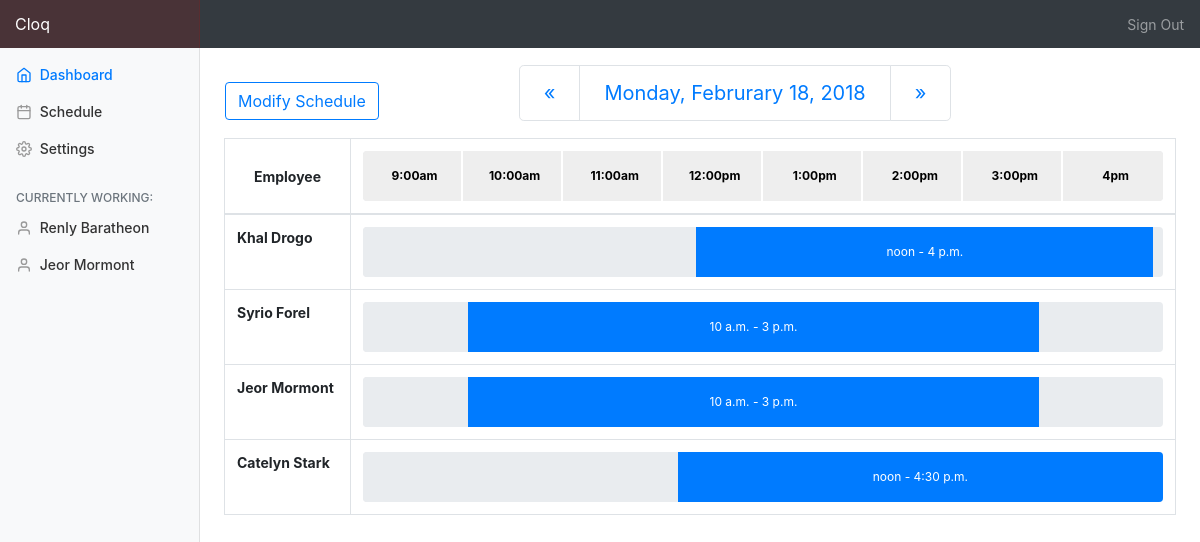
The page /cloq/admin_schedule on the database its author committed.
### Cloq/models.py (models this page shows, shortened)
class user(models.Model):
    uid = models.AutoField(primary_key = True, help_text="User identifier.")
    usertype = models.IntegerField(help_text = "User type (1 = user, 2 = admin).")
    firstname = models.CharField(max_length=100, help_text = "First name.")
    lastname = models.CharField(max_length=100, help_text = "Last name.")
    username = models.CharField(max_length=30, help_text = "Username.")
    password = models.CharField(max_length=255, help_text = "Hashed user password.")
    email = models.EmailField(help_text = "User email.")
    notification = models.BooleanField(help_text = "Receive email notifications?")
    pronoun = models.CharField(max_length=30,blank=True,default="they/them/theirs", help_text = "User pronouns.")
    phone_regex = RegexValidator(regex=r'^(\+\d{1,2}\s)?\(?\d{3}\)?[\s.-]\d{3}[\s.-]\d{4}$', message="Phone number must be entered in the format: '+1 (888) 888-8888'.")
    phone = models.CharField(validators=[phone_regex], max_length=20, help_text = "User phone number.", default="+1 (888) 888-8888")
    overtime = models.BooleanField(help_text = "Work overtime?")

class time(models.Model):
    tid = models.AutoField(primary_key = True, help_text = "Timestamp identifier.")
    timetype = models.IntegerField(help_text = "Time type (1 = punch in, 2 = punch out, 3 = shift, 4 = unavailable, 5 = request)")
    start = models.DateTimeField(default=datetime.now, help_text = "Start datetime.")
    end = models.DateTimeField(default=datetime.now, help_text = "End datetime.")
    uid = models.IntegerField(help_text = "Associated user ID.")

### Cloq/views.py (the view)
# urls.py: path('admin_schedule', views.admin_schedule, name = "admin_schedule"),
def admin_schedule(request):
    return render(
        request,
        'catalog/admin_schedule.html',
        context={**{'week_sched': get_week_schedule_by_user()},
                 **template()}
    )

### Cloq/views.py (called while the page is built)
def get_current_user():
    return user.objects.all()[3]

def get_date(year_num:int, month_num:int, day_num:int):
    return date(year=year_num, month=month_num, day=day_num)

def template():
    current_user = get_current_user()
    return {'current_user': current_user, 'working': get_current_working(),
            'current_day': date(year=2018, month=4, day=2),  # right now just gets from the week that we have set up in data
            'USER': USER, 'ADMIN': ADMIN,
            'OVERTIME': OVERTIME, 'NO_OVERTIME': NO_OVERTIME,
            'ALL_VIEW': ALL_VIEW, 'ADMIN_VIEW': ADMIN_VIEW,
            'PUNCH_IN': PUNCH_IN, 'PUNCH_OUT': PUNCH_OUT, 'SHIFT': SHIFT, 'UNAVAILABLE': UNAVAILABLE, 'REQUEST': REQUEST}

def get_current_working():
    working = list()
    uids = set()
    for time_obj in time.objects.all():
        uids.add(time_obj.uid)
    for uid_obj in uids:
        if is_working(uid_obj):
            working.append(uid_obj)
    return list(map(lambda x: user.objects.filter(uid=x)[0], working))

def is_working(uid_obj):
    for time_obj in time.objects.filter(uid=uid_obj).order_by('start').reverse():
        if time_obj.timetype == PUNCH_OUT:
            return False
        elif time_obj.timetype == PUNCH_IN:
            return True
    return False

def time_subtract(start, finish):
    d =finish - start
    d = (d.seconds)/(7*3600)*100
    return d

### templates/catalog/admin_schedule.html (shortened to what this page needs)
{% extends "template.html" %}
{% block content %}
{% load static %}
<link href= "{% static 'css/scheduler.css' %}" rel="stylesheet">
<table>
    <td style="width:10%">
        <button type="button" class="btn btn-outline-primary">Modify Schedule</button>
    </td>
    <td style="width:80%">
        <nav aria-label="Scheduler">
          <ul class="pagination justify-content-center pagination-lg">
            <li class="page-item">
              <a class="page-link" href="#" aria-label="Previous">
                <span aria-hidden="true">&laquo;</span>
              </a>
            </li>
            <li class="page-item">
              <a class="page-link" href="#">Monday, Februrary 18, 2018</a>
            </li>
            <li class="page-item">
              <a class="page-link" href="#" aria-label="Next">
                <span aria-hidden="true">&raquo;</span>
              </a>
            </li>
          </ul>
        </nav>
    </td>
    <td style="width:10%">
    </td>
</table>
<div class="table-responsive">
  <table class="table table-hover table-bordered scheduler">
    <thead>
      <tr>
        <th scope="col" style="text-align:center; vertical-align:middle;">Employee</th>
        <th scope="col">
          <div class="progress headschedule">
            <div class="progress-bar" role="progressbar">9:00am</div>
            <div class="progress-bar" role="progressbar">10:00am</div>
            <div class="progress-bar" role="progressbar">11:00am</div>
            <div class="progress-bar" role="progressbar">12:00pm</div>
            <div class="progress-bar" role="progressbar">1:00pm</div>
            <div class="progress-bar" role="progressbar">2:00pm</div>
            <div class="progress-bar" role="progressbar">3:00pm</div>
            <div class="progress-bar" role="progressbar">4pm</div>
          </div>
        </th>
      </tr>
    </thead>
    <tbody>
        {% for user in week_sched %}
        {% if user.2 %}
        <tr>
            <th scope="row">{{user.0}} {{user.1}}</th>
        <td>
            <div class="progress">
                {% for t in user.2%}
                <div class="progress-bar filler" role="progressbar" style="width: {{t.1}}%"></div>
                <div class="progress-bar" role="progressbar" style="width: {{t.2}}%">{{t.0.start.time}} - {{t.0.end.time}}</div>
                {%endfor%}
            </div>
        </td>
        </tr>
        {% endif %}
        {% endfor %}
    </tbody>
  </table>
</div>
{% endblock %}

### templates/template.html (shortened to what this page needs)
<!doctype html>
<html lang="en">
<head>
    {% load static %}
    <link rel="stylesheet" href="{% static 'css/bootstrap.min.css' %}">
    <link href="{% static 'css/dashboard.css' %}" rel="stylesheet">
</head>
<body>
    <nav class="navbar navbar-dark sticky-top bg-dark flex-md-nowrap p-0">
        <a class="navbar-brand col-sm-3 col-md-2 mr-0" href="#">Cloq</a>
        <ul class="navbar-nav px-3">
            <li class="nav-item text-nowrap">
                <a class="nav-link" href="catalog/logout.html">Sign Out</a>
            </li>
        </ul>
    </nav>
    <div class="container-fluid">
        <div class="row">
            {% block sidebar %}
                <nav class="col-md-2 d-none d-md-block bg-light sidebar">
                    <div class="sidebar-sticky">
                        <ul class="nav flex-column">
                            {% if current_user.usertype == ADMIN %}
                            <li class="nav-item">
                                <a class="nav-link" href="{% url 'admin_dash' %}">
                                    <span data-feather="bar-chart-2"></span>
                                    Admin Dashboard
                                </a>
                            </li>
                            {% else %}
                            <li class="nav-item">
                                <a class="nav-link active" href="{% url 'dash' %}">
                                    <span data-feather="home"></span>
                                    Dashboard <span class="sr-only">(current)</span>
                                </a>
                            </li>
                            {% endif %}
                            {% if current_user.usertype == ADMIN %}
                            <li class="nav-item">
                                <a class="nav-link" href="{% url 'admin_schedule' %}">
                                    <span data-feather="calendar"></span>
                                    Schedule
                                </a>
                            </li>
                            {% else %}
                            <li class="nav-item">
                                <a class="nav-link" href="{% url 'schedule' current_day.year current_day.month current_day.day %}">
                                    <span data-feather="calendar"></span>
                                    Schedule
                                </a>
                            </li>
                            {% endif %}
                            {% if current_user.usertype == ADMIN %}
                            <li class="nav-item">
                                <a class="nav-link" href="admin_settings.html">
                                    <span data-feather="settings"></span>
                                    Admin Settings
                                </a>
                            </li>
                            {% else %}
                            <li class="nav-item">
                                <a class="nav-link" href="{% url 'settings' %}">
                                    <span data-feather="settings"></span>
                                    Settings
                                </a>
                            </li>
                            {% endif %}
                        </ul>
                        <h6 class="sidebar-heading d-flex justify-content-between align-items-center px-3 mt-4 mb-1 text-muted">
                            <span>Currently Working:</span>
                        </h6>
                        <ul class="nav flex-column mb-2">
                            {% if working %}
                            {% for worker in working %}
                            <li class="nav-item">
                                <a class="nav-link" href="#">
                                    <span data-feather="user"></span>
                                    {{ worker.firstname }} {{ worker.lastname }}
                                </a>
                            </li>
                            {% endfor %}
                            {% endif %}
                        </ul>
                    </div>
                </nav>
            {% endblock %}
            <main role="main" class="col-md-9 ml-sm-auto col-lg-10 pt-3 px-4">
                {% block content %}{% endblock %}
            </main>
        </div>
    </div>
</body>
</html>

### Cloq/static/css/dashboard.css (style rules this page uses)
body { font-size: .875rem; }
.feather { width: 16px; height: 16px; vertical-align: text-bottom; }
.sidebar { position: fixed; top: 0; bottom: 0; left: 0; z-index: 100; padding: 0; box-shadow: inset -1px 0 0 rgba(0, 0, 0, .1); }
.sidebar-sticky { position: -webkit-sticky; position: sticky; top: 48px; height: calc(100vh - 48px); padding-top: .5rem; overflow-x: hidden; overflow-y: auto; }
.sidebar .nav-link { font-weight: 500; color: #333; }
.sidebar .nav-link .feather { margin-right: 4px; color: #999; }
.sidebar .nav-link.active { color: #007bff; }
.sidebar .nav-link:hover .feather, .sidebar .nav-link.active .feather { color: inherit; }
.sidebar-heading { font-size: .75rem; text-transform: uppercase; }
.navbar-brand { padding-top: .75rem; padding-bottom: .75rem; font-size: 1rem; background-color: rgba(136, 28, 28, .25); box-shadow: inset -1px 0 0 rgba(136, 28, 28, .25); }

### Cloq/static/css/scheduler.css (style rules this page uses)
.scheduler thead tr th:first-child, .scheduler tbody tr td:first-child { width: 9em; min-width: 9em; max-width: 9em; word-break: break-all; }
.progress { min-width:800px; width:100%; height:50px; }
.headschedule div { width: 15%; background-color:#eee; color:#000; padding-left:5px; border-right:2px; border-top: 0px; border-bottom: 0px; border-left: 0px; border-color: #fff; border-style: solid; }
.headschedule div:last-child { border-right: 0px; }
.filler { background-color: #e9ecef; color: #e9ecef; }

### rows shown on the page
user: firstname "Renly", lastname "Baratheon"
user: firstname "Jeor", lastname "Mormont", firstname "Jeor", lastname "Mormont"
user: firstname "Khal", lastname "Drogo"
time: {{ t.1 }} 41.66666666666667 (drawn), {{ t.2 }} 57.14285714285714 (drawn), start "noon", end "4 p.m."
user: firstname "Syrio", lastname "Forel"
time: {{ t.1 }} 13.095238095238097 (drawn), {{ t.2 }} 71.42857142857143 (drawn), start "10 a.m.", end "3 p.m."
time: {{ t.1 }} 13.095238095238097 (drawn), {{ t.2 }} 71.42857142857143 (drawn), start "10 a.m.", end "3 p.m."
user: firstname "Catelyn", lastname "Stark"
time: {{ t.1 }} 41.66666666666667 (drawn), {{ t.2 }} 64.28571428571429 (drawn), start "noon", end "4:30 p.m."
